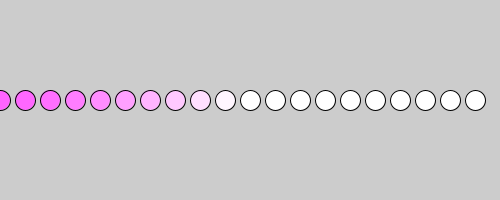
Frame 1 (no input)
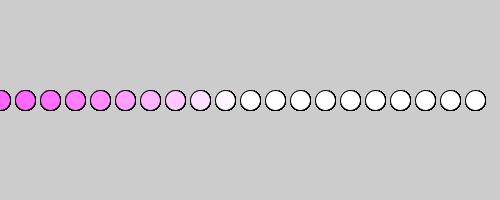
Frame 60 (the mouse pressed at the canvas centre just before this capture)
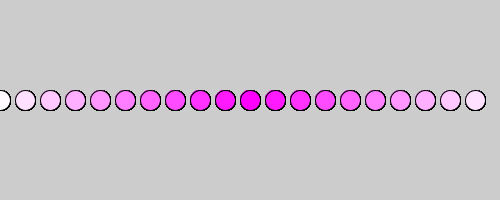
Frame 120 (the mouse held since frame 60 and released just before this capture)

The Processing sketch that drew these frames (run headless with seeded random() and noise(); from frame 60 on, the mouse is pressed at the canvas centre):

// Processing sketch: jp_ellipseDist
// ── jp_ellipseDist.pde
void setup() {
  size(500, 200);
}

void draw() {
  // create a loop that runs 20 times
  // each time, we draw a circle slightly further
  // toward the right. the color of the circle
  // will be based on the distance from the mouse
  for (int i = 0; i < 20; i++) {
    // calculate the x position of the circle
    // based on the variable i, which is the counter
    // for the loop
    int circleX = i * 25;
    
    // calculate the distance between the mouse and the
    // circle we're about to draw
    float distance = dist(mouseX, mouseY, circleX, 100);
    
    // set the color based on the distance
    fill(255, distance, 255);
    
    // draw the circle
    ellipse(circleX, 100, 20, 20);
  }
}
